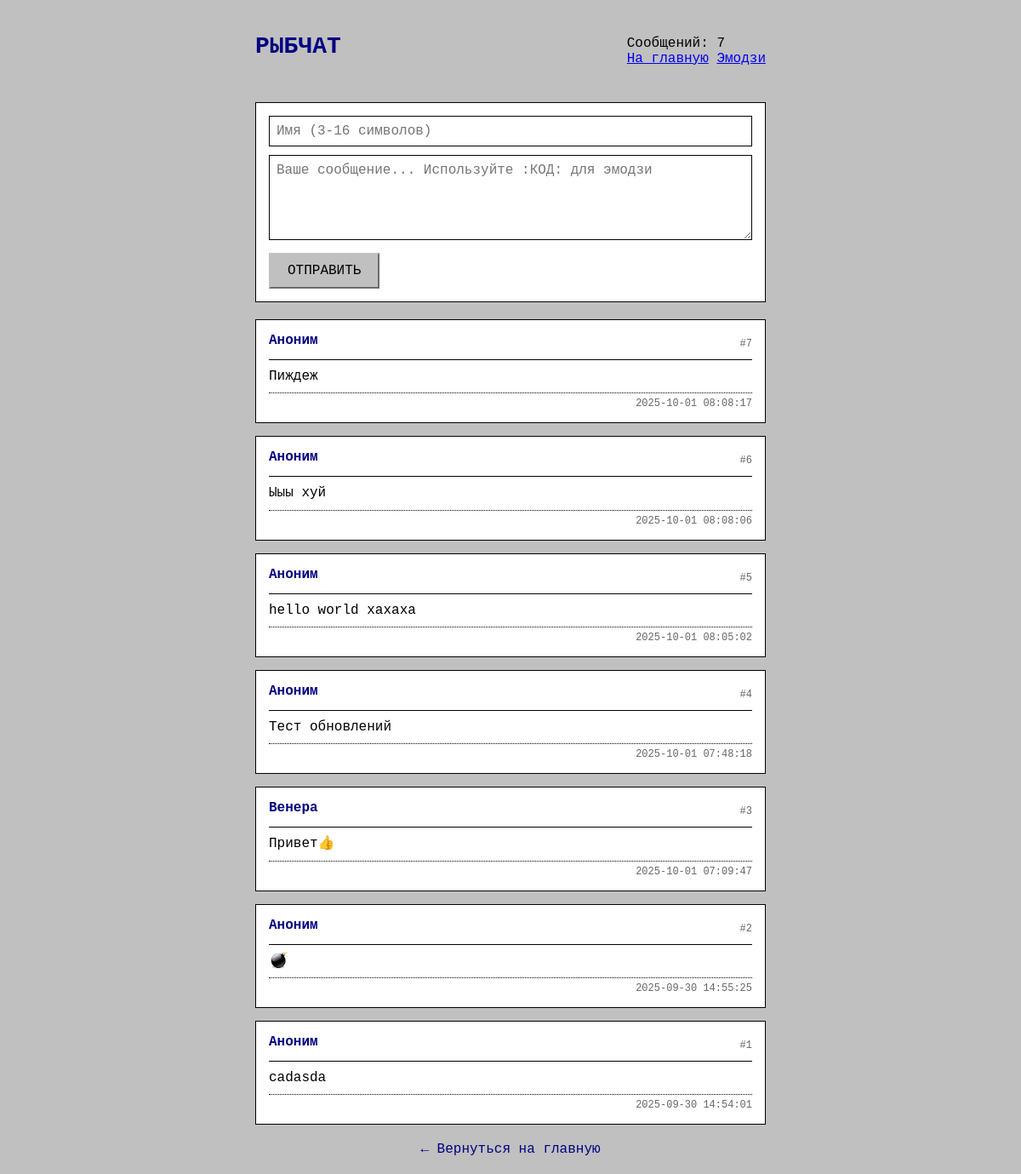
The app's page /board with its own data.
### tables this page shows
CREATE TABLE posts (
                id INTEGER PRIMARY KEY AUTOINCREMENT,
                name TEXT NOT NULL,
                message TEXT NOT NULL,
                created_at TIMESTAMP DEFAULT CURRENT_TIMESTAMP
            );

### app.py (the view)
@app.route('/board')
def board():
    start_time = time.time()
    ip_address = request.remote_addr
    try:
        posts = safe_db_execute('SELECT * FROM posts ORDER BY created_at DESC', fetchall=True)
        if not posts:
            app.logger.info(f"Board accessed - no posts from IP {ip_address}")
            return render_template('board.html', posts=[], last_update=time.time())
        processed_posts = []
        for post in posts:
            processed_post = dict(post)
            processed_post['name'] = safe_render_text(post['name'])
            processed_post['message'] = replace_emojis_in_text(post['message'])
            processed_posts.append(processed_post)
        last_post_time = time.time()
        if posts:
            last_post_time = datetime.strptime(posts[0]['created_at'], '%Y-%m-%d %H:%M:%S').timestamp()
        app.logger.info(f"Board accessed with {len(posts)} posts from IP {ip_address}")
        return render_template('board.html',
                             posts=processed_posts,
                             last_update=last_post_time,
                             server_time=time.time())
    except Exception as e:
        app.logger.error(f"Error in board page for IP {ip_address}: {str(e)}")
        flash('Временная ошибка сервера', 'error')
        return render_template('board.html', posts=[], last_update=time.time())
    finally:
        duration = time.time() - start_time
        app.logger.debug(f"Board request from {ip_address} took {duration:.2f}s")

### app.py (called while the page is built)
def get_db():
    if 'db' not in g:
        g.db = sqlite3.connect(
            app.config['DATABASE'],
            timeout=30,
            check_same_thread=False
        )
        g.db.row_factory = sqlite3.Row
        g.db.execute('PRAGMA journal_mode = WAL')
        g.db.execute('PRAGMA foreign_keys = ON')
        g.db.execute('PRAGMA secure_delete = ON')  # Полное удаление данных
        g.db.execute('PRAGMA auto_vacuum = INCREMENTAL')
        g.db.execute('PRAGMA max_page_count = 100000')  # Лимит от DoS
    return g.db

def validate_input(text, max_length=255, allowed_chars=None):
    if text is None:
        return None
    text = text.strip()
    if len(text) > max_length:
        return None
    sql_injection_patterns = [
        r'(\b(SELECT|INSERT|UPDATE|DELETE|DROP|UNION|EXEC|ALTER|CREATE|TRUNCATE)\b)',
        r'(\-\-|\#|\/\*)',  # SQL комментарии
        r'(\b(OR|AND)\b.*\=.*\=)',
        r'(\b(SLEEP|BENCHMARK|WAITFOR)\b)',
        r'(\b(LOAD_FILE|INTO_FILE|INTO OUTFILE)\b)'
    ]
    for pattern in sql_injection_patterns:
        if re.search(pattern, text, re.IGNORECASE):
            app.logger.warning(f"SQL injection attempt detected: {text}")
            return None
    if allowed_chars:
        if not re.match(allowed_chars, text):
            return None
    return text

def safe_render_text(text):
    if text is None:
        return ""
    return html.escape(text)

def safe_db_execute(query, params=(), fetch=False, fetchall=False):
    try:
        db = get_db()
        cursor = db.execute(query, params)
        if fetch:
            result = cursor.fetchone()
        elif fetchall:
            result = cursor.fetchall()
        else:
            db.commit()
            result = cursor.lastrowid
        cursor.close()
        return result
    except sqlite3.Error as e:
        app.logger.error(f"Database error: {e}")
        db.rollback()
        return None

def replace_emojis_in_text(text):
    safe_text = validate_input(text, max_length=1000)
    if not safe_text:
        return ""
    emojis = safe_db_execute('SELECT * FROM emojis', fetchall=True)
    if not emojis:
        return safe_text
    for emoji in emojis:
        code = f":{emoji['code']}:"
        img_tag = f'<img src="/static/emojis/{html.escape(emoji["filename"])}" class="emoji" alt="{html.escape(code)}">'
        safe_text = safe_text.replace(code, img_tag)
    return safe_text

### templates/board.html (shortened to what this page needs)
<!DOCTYPE html>
<html>
<head>
    <link rel="stylesheet" href="{{ url_for('static', filename='style.css') }}">
</head>
<body>
    <div class="container">
        <div class="board-header">
            <h1>РЫБЧАТ</h1>
            <div class="header-info">
                <span class="post-count">Сообщений: {{ posts|length }}</span>
                <div class="header-links">
                    <a href="{{ url_for('welcome') }}">На главную</a>
                    <a href="{{ url_for('emojis_list') }}">Эмодзи</a>
                </div>
            </div>
        </div>
        <form action="/add" method="POST">
            <input type="text" name="name" placeholder="Имя (3-16 символов)" maxlength="16">
            <textarea name="message" placeholder="Ваше сообщение... Используйте :КОД: для эмодзи" rows="4" maxlength="255"></textarea>
            <button type="submit">ОТПРАВИТЬ</button>
        </form>
        <div class="posts">
            {% if posts %}
                {% for post in posts %}
                <div class="post">
                    <div class="post-header">
                        <span class="post-name">{{ post.name }}</span>
                        <span class="post-id">#{{ post.id }}</span>
                    </div>
                    <div class="post-message">{{ post.message|safe }}</div>
                    <div class="post-time">
                        {{ post.created_at }}
                    </div>
                </div>
                {% endfor %}
            {% else %}
                <p class="no-posts">Пока нет сообщений. Будьте первым!</p>
            {% endif %}
        </div>
        <div class="footer">
            <a href="{{ url_for('welcome') }}">← Вернуться на главную</a>
        </div>
    </div>
</body>
</html>

### static/style.css (style rules this page uses)
body { background-color: #c0c0c0; font-family: "Courier New", monospace; margin: 0; padding: 20px; font-size: 16px; }
.container { max-width: 600px; margin: 0 auto; }
h1 { color: #000080; font-size: 28px; margin-bottom: 30px; }
.board-header { display: flex; justify-content: space-between; align-items: center; margin-bottom: 20px; }
form { background-color: #ffffff; border: 1px solid #000000; padding: 15px; margin-bottom: 20px; }
input, textarea { border: 1px solid #000000; background-color: #ffffff; font-family: "Courier New", monospace; width: 100%; margin-bottom: 10px; padding: 8px; font-size: 16px; box-sizing: border-box; }
textarea { resize: vertical; min-height: 100px; }
button { background-color: #c0c0c0; border: 2px outset #c0c0c0; font-family: "Courier New", monospace; padding: 10px 20px; cursor: pointer; font-size: 16px; }
.posts { margin-bottom: 20px; }
.post { background-color: #ffffff; border: 1px solid #000000; margin-bottom: 15px; padding: 15px; word-wrap: break-word; }
.post-header { display: flex; justify-content: space-between; align-items: center; margin-bottom: 8px; border-bottom: 1px solid #000000; padding-bottom: 5px; }
.post-id { color: #666; font-size: 12px; }
.post-time { color: #666; font-size: 12px; text-align: right; margin-top: 8px; border-top: 1px dotted #000000; padding-top: 5px; }
.post-name { font-weight: bold; color: #000080; margin-bottom: 8px; font-size: 16px; }
.post-message { color: #000000; white-space: pre-wrap; line-height: 1.4; }
.footer { text-align: center; margin-top: 20px; }
.footer a { color: #000080; text-decoration: none; }
.emoji { width: 20px; height: 20px; vertical-align: middle; margin: 0 2px; }

### records on screen
posts: name "Аноним", id "7", message "Пиждеж", created_at "2025-10-01 08:08:17"
posts: name "Аноним", id "6", message "Ыыы хуй", created_at "2025-10-01 08:08:06"
posts: name "Аноним", id "5", message "hello world хахаха", created_at "2025-10-01 08:05:02"
posts: name "Аноним", id "4", message "Тест обновлений", created_at "2025-10-01 07:48:18"
posts: name "Венера", id "3", message "Привет👍", created_at "2025-10-01 07:09:47"
posts: name "Аноним", id "2", created_at "2025-09-30 14:55:25"
posts: name "Аноним", id "1", message "cadasda", created_at "2025-09-30 14:54:01"

### other values on screen
{{ posts|length }} "7"
